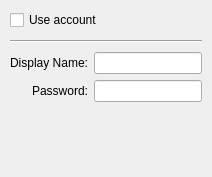
          <widget class="QWidget" name="account_information_tab">
           <attribute name="title">
            <string>Account Information</string>
           </attribute>
           <layout class="QGridLayout" name="account_information_tab_layout">
            <property name="margin">
             <number>10</number>
            </property>
            <item row="0" column="0" colspan="2">
             <widget class="QCheckBox" name="account_enabled_button">
              <property name="text">
               <string>Use account</string>
              </property>
             </widget>
            </item>
            <item row="6" column="0" colspan="2">
             <spacer name="account_information_spacer">
              <property name="orientation">
               <enum>Qt::Vertical</enum>
              </property>
              <property name="sizeHint" stdset="0">
               <size>
                <width>20</width>
                <height>40</height>
               </size>
              </property>
             </spacer>
            </item>
            <item row="1" column="0" colspan="2">
             <widget class="Line" name="line">
              <property name="minimumSize">
               <size>
                <width>0</width>
                <height>10</height>
               </size>
              </property>
              <property name="orientation">
               <enum>Qt::Horizontal</enum>
              </property>
             </widget>
            </item>
            <item row="2" column="0">
             <widget class="QLabel" name="display_name_label">
              <property name="text">
               <string>Display Name:</string>
              </property>
              <property name="alignment">
               <set>Qt::AlignRight|Qt::AlignTrailing|Qt::AlignVCenter</set>
              </property>
             </widget>
            </item>
            <item row="2" column="1">
             <widget class="QLineEdit" name="display_name_editor"/>
            </item>
            <item row="3" column="0">
             <widget class="QLabel" name="password_label">
              <property name="text">
               <string>Password:</string>
              </property>
              <property name="alignment">
               <set>Qt::AlignRight|Qt::AlignTrailing|Qt::AlignVCenter</set>
              </property>
             </widget>
            </item>
            <item row="3" column="1">
             <widget class="QLineEdit" name="password_editor">
              <property name="echoMode">
               <enum>QLineEdit::Password</enum>
              </property>
             </widget>
            </item>
            <item row="4" column="0" colspan="2">
             <spacer name="account_information_spacer_2">
              <property name="orientation">
               <enum>Qt::Vertical</enum>
              </property>
              <property name="sizeType">
               <enum>QSizePolicy::Fixed</enum>
              </property>
              <property name="sizeHint" stdset="0">
               <size>
                <width>20</width>
                <height>25</height>
               </size>
              </property>
             </spacer>
            </item>
           </layout>
          </widget>
